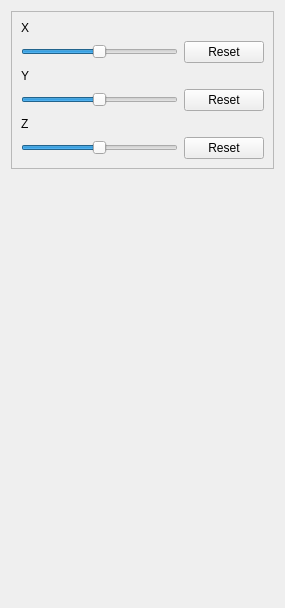
<?xml version="1.0" encoding="UTF-8"?>
<ui version="4.0">
 <class>Form</class>
 <widget class="QWidget" name="Form">
  <property name="geometry">
   <rect>
    <x>0</x>
    <y>0</y>
    <width>285</width>
    <height>608</height>
   </rect>
  </property>
  <property name="windowTitle">
   <string>Form</string>
  </property>
  <layout class="QGridLayout" name="gridLayout">
   <item row="0" column="0">
    <widget class="QFrame" name="frame_Base">
     <property name="frameShape">
      <enum>QFrame::StyledPanel</enum>
     </property>
     <property name="frameShadow">
      <enum>QFrame::Raised</enum>
     </property>
     <layout class="QGridLayout" name="gridLayout_2">
      <item row="2" column="0">
       <widget class="QLabel" name="label_y">
        <property name="text">
         <string>Y</string>
        </property>
       </widget>
      </item>
      <item row="1" column="0">
       <widget class="QSlider" name="horizontalSlider_x">
        <property name="maximum">
         <number>100</number>
        </property>
        <property name="value">
         <number>50</number>
        </property>
        <property name="orientation">
         <enum>Qt::Horizontal</enum>
        </property>
       </widget>
      </item>
      <item row="0" column="0">
       <widget class="QLabel" name="label_x">
        <property name="text">
         <string>X</string>
        </property>
       </widget>
      </item>
      <item row="4" column="0">
       <widget class="QLabel" name="label_z">
        <property name="text">
         <string>Z</string>
        </property>
       </widget>
      </item>
      <item row="5" column="0">
       <widget class="QSlider" name="horizontalSlider_z">
        <property name="maximum">
         <number>100</number>
        </property>
        <property name="value">
         <number>50</number>
        </property>
        <property name="orientation">
         <enum>Qt::Horizontal</enum>
        </property>
       </widget>
      </item>
      <item row="3" column="0">
       <widget class="QSlider" name="horizontalSlider_y">
        <property name="maximum">
         <number>100</number>
        </property>
        <property name="value">
         <number>50</number>
        </property>
        <property name="orientation">
         <enum>Qt::Horizontal</enum>
        </property>
       </widget>
      </item>
      <item row="1" column="1">
       <widget class="QPushButton" name="pushButton_x">
        <property name="text">
         <string>Reset</string>
        </property>
       </widget>
      </item>
      <item row="3" column="1">
       <widget class="QPushButton" name="pushButton_y">
        <property name="text">
         <string>Reset</string>
        </property>
       </widget>
      </item>
      <item row="5" column="1">
       <widget class="QPushButton" name="pushButton_z">
        <property name="text">
         <string>Reset</string>
        </property>
       </widget>
      </item>
     </layout>
    </widget>
   </item>
   <item row="1" column="0">
    <spacer name="verticalSpacer">
     <property name="orientation">
      <enum>Qt::Vertical</enum>
     </property>
     <property name="sizeHint" stdset="0">
      <size>
       <width>20</width>
       <height>40</height>
      </size>
     </property>
    </spacer>
   </item>
  </layout>
 </widget>
 <resources/>
 <connections/>
</ui>
